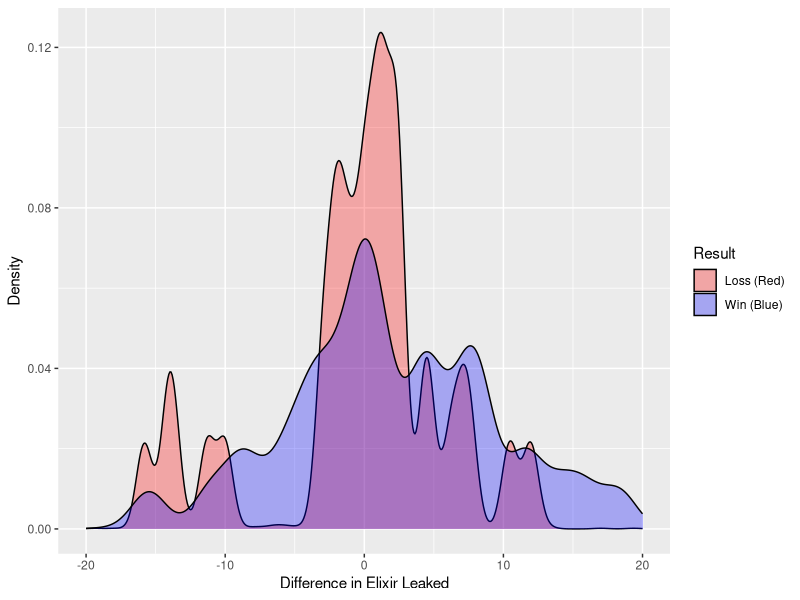

Here is the R script that generated this plot:
library(readr)
library(ggplot2)

curData <- read.csv("battle_data.csv")
attach(curData)
curData$Difference = Blue_Elixir_Leaked - Red_Elixir_Leaked 
# Create paired histograms
ggplot(curData, aes(x = Difference, fill = factor(Win))) +
    geom_density(alpha = 0.3) +
    scale_fill_manual(values = c("0" = "red", "1" = "blue"),
                      labels = c("Loss (Red)", "Win (Blue)")) +
    xlim(-20, 20) +
    labs(x = "Difference in Elixir Leaked", y = "Density", fill = "Result")



library(dplyr)

winners <- curData$Difference[curData$Win == 1]
losers <- curData$Difference[curData$Win == 0]
summary(winners)
summary(losers)
t.test(winners, losers)
wilcox.test(winners, losers, paired = FALSE)
